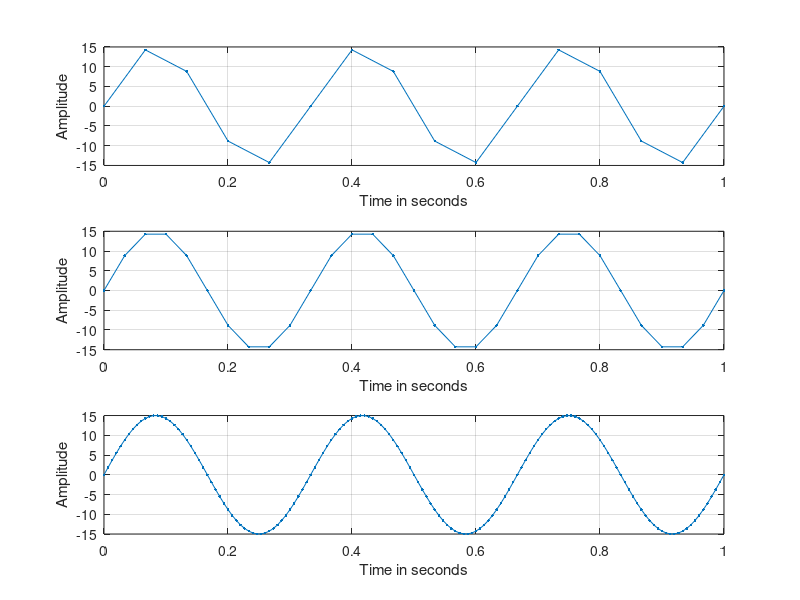

Write the MATLAB code that produced this figure.
t = 0:1/(5*3):1; x = 15*cos(2*pi*3*t-.5*pi);
subplot(311)
plot(t,x,'.-'); grid
xlabel('Time in seconds')
ylabel('Amplitude')
 t = 0:1/(10*3):1; x = 15*cos(2*pi*3*t-.5*pi);
subplot(312)
 plot(t,x,'.-'); grid
xlabel('Time in seconds')
ylabel('Amplitude')
 t = 0:1/(50*3):1; x = 15*cos(2*pi*3*t-.5*pi);
subplot(313)
 plot(t,x,'.-'); grid
 xlabel('Time in seconds')
 ylabel('Amplitude')
